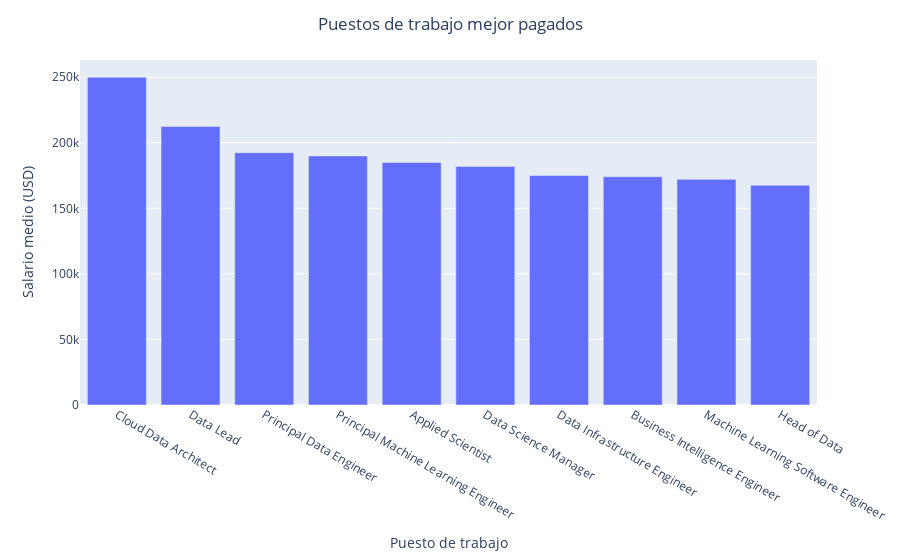

The notebook cell this image was saved under:
### Code cell
#Grafico interactivo
#convertimos los tipos de trabajo en una columna
top_10.reset_index(inplace=True)

fig = px.bar(top_10, x = 'job_title', y = 'salary_in_usd')
fig.update_layout(
    title={
        'text': "Puestos de trabajo mejor pagados",
        'x': 0.5,  # Centrar el título
        'xanchor': 'center'  # Anclarlo al centro
    },
    yaxis_title='Salario medio (USD)',
    xaxis_title='Puesto de trabajo'
)


fig.show()

### Figure 1 — Plotly figure (JSON) as saved in the notebook; plotly's stock layout.template omitted (floating-point values rounded to 4 significant figures)
{"data": [{"alignmentgroup": "True", "hovertemplate": "job_title=%{x}<br>salary_in_usd=%{y}<extra></extra>", "legendgroup": "", "marker": {"color": "#636efa", "pattern": {"shape": ""}}, "name": "", "offsetgroup": "", "orientation": "v", "showlegend": false, "textposition": "auto", "type": "bar", "x": ["Cloud Data Architect", "Data Lead", "Principal Data Engineer", "Principal Machine Learning Engineer", "Applied Scientist", "Data Science Manager", "Data Infrastructure Engineer", "Business Intelligence Engineer", "Machine Learning Software Engineer", "Head of Data"], "xaxis": "x", "y": [250000, 212500, 192500, 190000, 185000.0, 181900.0, 175100.0, 174150, 172100.0, 167675], "yaxis": "y"}], "layout": {"barmode": "relative", "legend": {"tracegroupgap": 0}, "margin": {"t": 60}, "title": {"text": "Puestos de trabajo mejor pagados", "x": 0.5, "xanchor": "center"}, "xaxis": {"anchor": "y", "domain": [0, 1], "title": {"text": "Puesto de trabajo"}}, "yaxis": {"anchor": "x", "domain": [0, 1], "title": {"text": "Salario medio (USD)"}}}}
